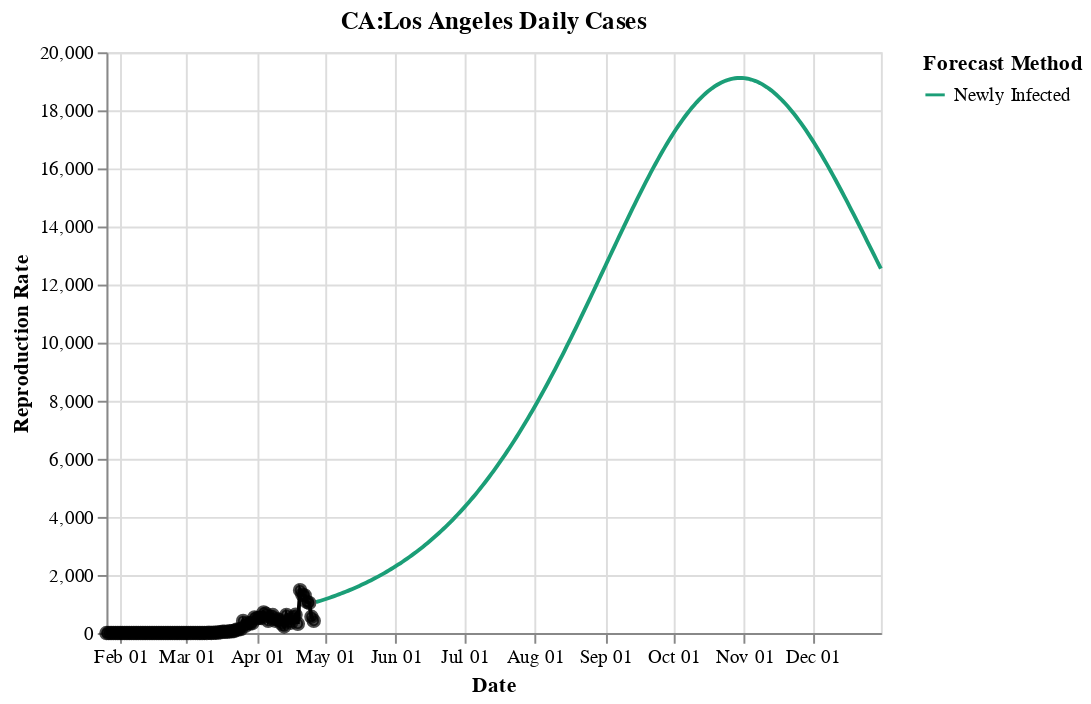

Notebook code for this chart:
### Code cell
importlib.reload(empirical_charts)
c = empirical_charts.plot_daily_cases(d)
c

### Figure 1 — Vega-Lite specification as saved in the notebook (floating-point values rounded to 4 significant figures; data arrays with more than 128 entries replaced by an {"elided": "..."} marker saying what was removed)
{"config": {"view": {"continuousWidth": 400, "continuousHeight": 300}}, "layer": [{"mark": "line", "encoding": {"color": {"type": "nominal", "field": "Forecast Method", "scale": {"scheme": "dark2"}}, "x": {"type": "temporal", "axis": {"format": "%b %d"}, "field": "date", "title": "Date"}, "y": {"type": "quantitative", "field": "Newly Infected", "scale": {}, "title": "Reproduction Rate"}}, "title": "CA:Los Angeles Daily Cases", "transform": [{"fold": ["Newly Infected"], "as": ["Forecast Method", "Fit"]}]}, {"mark": {"type": "line", "color": "black"}, "encoding": {"x": {"type": "temporal", "field": "date"}, "y": {"type": "quantitative", "field": "Daily Cases"}}}, {"mark": {"type": "point", "color": "black", "fill": "black"}, "encoding": {"x": {"type": "temporal", "field": "date"}, "y": {"type": "quantitative", "field": "Daily Cases"}}}], "data": {"name": "data-d0f4fb72e606c4a702ae513fdd13b236"}, "$schema": "https://vega.github.io/schema/vega-lite/v4.8.1.json", "datasets": {"data-d0f4fb72e606c4a702ae513fdd13b236": {"elided": "341 records"}}}
